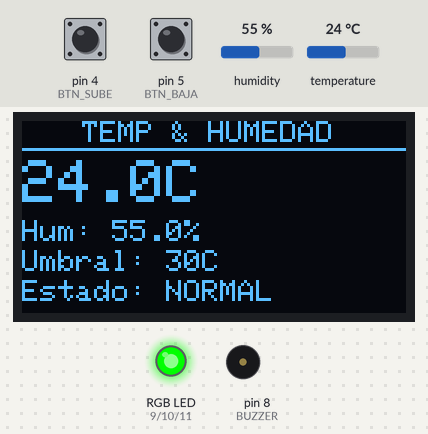
Recording of a sketch running on a simulated Arduino Uno, built with avr-gcc and run on an emulated ATmega328P. Shown: 128×64 one-colour display, an RGB LED mixed from three pins (HIGH = lit), buzzer (waves = sounding). Inputs (shaded band) come from the test bench; at power-on: temperature 24 °C, pin 5 (BTN_BAJA) HIGH, pin 4 (BTN_SUBE) HIGH, humidity 55 %. What the sketch prints to the serial monitor is not drawn.

Above: at 2.2 s.
2.3 s: temperature set to 27.1 °C
At 6.3 s:
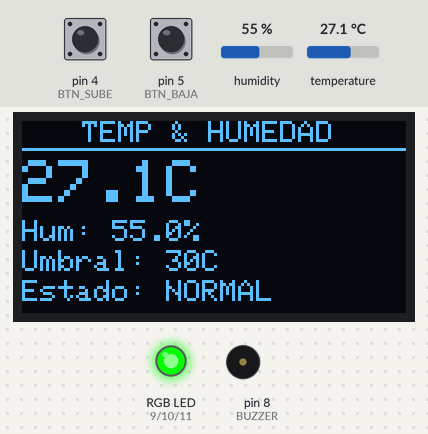
7.5 s: temperature set to 28.5 °C
At 9.0 s:
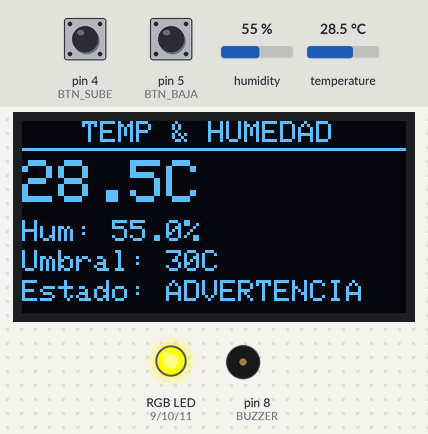
9.6 s: pin 5 (BTN_BAJA) pulled LOW for 1 s
At 11.8 s:
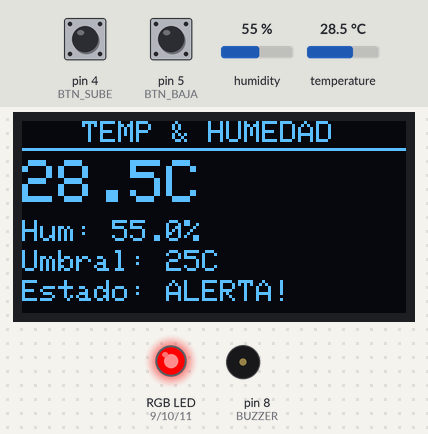
12.1 s: pin 4 (BTN_SUBE) pulled LOW for 3.2 s
At 13.29 s:
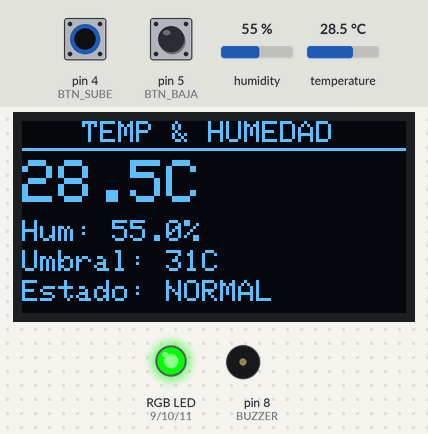
16.8 s: temperature set to 37.3 °C
At 19.1 s:
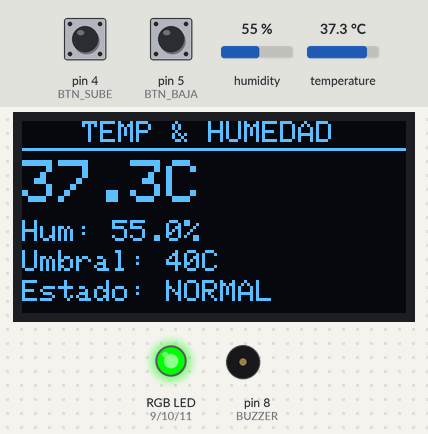
19.6 s: temperature set to 38.7 °C
At 20.5 s:
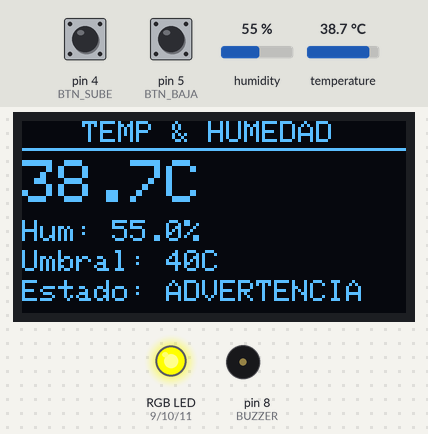
Timing chart, 0 to 22.6 s (numbered marks = the images above; inputs shaded):
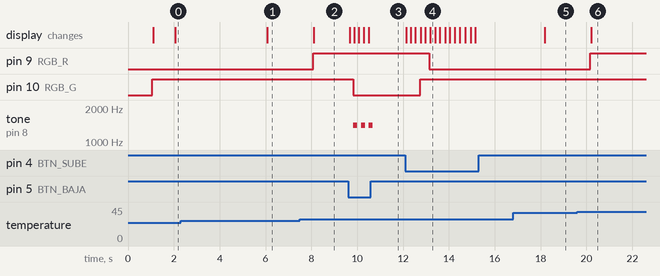

Measured:
- the behaviour switches between 27.9 and 28 °C on temperature (found by bisection; images 1 and 2)
- the behaviour switches between 37.9 and 38 °C on temperature (found by bisection; images 5 and 6)
- after the input at 2.3 s, the display: changes after 3.8 s (image 1)
- after the input at 7.5 s, pin 9 (RGB_R): LOW → HIGH after 0.58 s; the display: changes after 0.61 s (image 2)
- after the input at 9.6 s, pin 10 (RGB_G): HIGH → LOW after 0.24 s; tone on pin 8 (BUZZER): alternates 1400 Hz for 0.17 s and silent for 0.17 s, 6 changes in all, then stays silent, starting after 0.24 s; the display: first changes after 0.07 s (image 3 shows a later state)
- after the input at 12.1 s, pin 9 (RGB_R): HIGH → LOW after 1.0 s; pin 10 (RGB_G): LOW → HIGH after 0.64 s; the display: first changes at once (image 4 shows a later state)
- after the input at 16.8 s, the display: changes after 1.4 s (image 5)
- after the input at 19.6 s, pin 9 (RGB_R): LOW → HIGH after 0.57 s; the display: changes after 0.61 s (image 6)

The sketch:

P1_Temperatura_Humedad_Ambiente.ino
```cpp
// ============================================================
// PROYECTO INTEGRADOR 1 — Sistema de Alerta Temp & Humedad
// LED RGB cátodo común | Wokwi
// ============================================================

#include <Wire.h>
#include <Adafruit_GFX.h>
#include <Adafruit_SSD1306.h>
#include <DHT.h>

// ── OLED
#define SCREEN_WIDTH 128
#define SCREEN_HEIGHT 64
Adafruit_SSD1306 display(SCREEN_WIDTH, SCREEN_HEIGHT, &Wire, -1);

// ── DHT22
#define DHTPIN  2
#define DHTTYPE DHT22
DHT dht(DHTPIN, DHTTYPE);

// ── PINES
#define RGB_R    9
#define RGB_G    10
#define RGB_B    11
#define BUZZER   8
#define BTN_SUBE 4
#define BTN_BAJA 5

// ── ESTADOS
#define NORMAL      0
#define ADVERTENCIA 1
#define ALARMA      2

// ── VARIABLES
float temperatura = 0.0;
float humedad     = 0.0;
int   umbralTemp  = 30;
int   estado      = NORMAL;
int   estadoPrev  = -1;

unsigned long tLectura  = 0;
unsigned long tBuzzer   = 0;
unsigned long tArranque = 0;
unsigned long tDebBtn   = 0;

bool buzzerON    = false;
int  buzzerPaso  = 0;
int  buzzerTotal = 0;
bool buzzerLargo = false;

// ── RGB helper
void setRGB(bool r, bool g, bool b) {
  digitalWrite(RGB_R, r);
  digitalWrite(RGB_G, g);
  digitalWrite(RGB_B, b);
}

// ────────────────────────────────────────────────────────────
void setup() {
  Serial.begin(9600);
  pinMode(RGB_R,    OUTPUT);
  pinMode(RGB_G,    OUTPUT);
  pinMode(RGB_B,    OUTPUT);
  pinMode(BUZZER,   OUTPUT);
  pinMode(BTN_SUBE, INPUT_PULLUP);
  pinMode(BTN_BAJA, INPUT_PULLUP);
  setRGB(0,0,0);
  dht.begin();

  if (!display.begin(SSD1306_SWITCHCAPVCC, 0x3C)) {
    Serial.println("Error OLED"); while(true);
  }
  display.clearDisplay();
  display.setTextColor(SSD1306_WHITE);
  display.setTextSize(1);
  display.setCursor(0,0);
  display.println("Iniciando...");
  display.display();
  tArranque = millis();
  delay(1000);
}

// ────────────────────────────────────────────────────────────
void loop() {
  unsigned long ahora = millis();
  leerBotones(ahora);
  leerSensores(ahora);
  actualizarEstado();
  actualizarLED();
  gestionarBuzzer(ahora);
  actualizarOLED(ahora);
}

// ── BOTONES debounce 200 ms
void leerBotones(unsigned long ahora) {
  if (ahora - tDebBtn < 200) return;
  if (digitalRead(BTN_SUBE) == LOW) { if (umbralTemp < 40) umbralTemp++; tDebBtn = ahora; }
  if (digitalRead(BTN_BAJA) == LOW) { if (umbralTemp > 20) umbralTemp--; tDebBtn = ahora; }
}

// ── LECTURA cada 2 s
void leerSensores(unsigned long ahora) {
  if (ahora - tLectura < 2000) return;
  tLectura = ahora;
  float t = dht.readTemperature();
  float h = dht.readHumidity();
  if (!isnan(t)) temperatura = t;
  if (!isnan(h)) humedad     = h;

  String est = (estado == NORMAL) ? "NORMAL" :
               (estado == ADVERTENCIA) ? "ADVERTENCIA" : "ALERTA";
  Serial.print("[t="); Serial.print(ahora);
  Serial.print("ms] Temp: "); Serial.print(temperatura,1);
  Serial.print("C | Hum: "); Serial.print(humedad,1);
  Serial.print("% | Estado: "); Serial.println(est);
}

// ── MÁQUINA DE ESTADOS
void actualizarEstado() {
  int nuevo;
  if      (temperatura >= umbralTemp)     nuevo = ALARMA;
  else if (temperatura >= umbralTemp - 2) nuevo = ADVERTENCIA;
  else                                    nuevo = NORMAL;

  if (nuevo != estadoPrev) {
    if (nuevo == ALARMA)                          iniciarBuzzer(3, false);
    else if (nuevo == NORMAL && estadoPrev == ALARMA) iniciarBuzzer(1, true);
    estadoPrev = nuevo;
  }
  estado = nuevo;
}

// ── LED RGB
void actualizarLED() {
  switch(estado) {
    case NORMAL:      setRGB(0,1,0); break;  // verde
    case ADVERTENCIA: setRGB(1,1,0); break;  // amarillo
    case ALARMA:      setRGB(1,0,0); break;  // rojo
  }
}

// ── BUZZER no bloqueante
void iniciarBuzzer(int pulsos, bool largo) {
  buzzerTotal = pulsos * 2;
  buzzerPaso  = 0;
  buzzerLargo = largo;
  buzzerON    = true;
  tBuzzer     = millis() - 9999;
}

void gestionarBuzzer(unsigned long ahora) {
  if (!buzzerON) return;
  unsigned long durON  = buzzerLargo ? 600 : 150;
  unsigned long durOFF = buzzerLargo ? 200 : 150;
  unsigned long dur    = (buzzerPaso % 2 == 0) ? durON : durOFF;
  if (ahora - tBuzzer >= dur) {
    tBuzzer = ahora;
    if (buzzerPaso % 2 == 0) tone(BUZZER, buzzerLargo ? 880 : 1400);
    else                      noTone(BUZZER);
    buzzerPaso++;
    if (buzzerPaso >= buzzerTotal) { noTone(BUZZER); buzzerON = false; }
  }
}

// ── OLED
void actualizarOLED(unsigned long ahora) {
  display.clearDisplay();
  display.setTextColor(SSD1306_WHITE);

  display.setTextSize(1);
  display.setCursor(20, 0);
  display.println("TEMP & HUMEDAD");
  display.drawLine(0, 9, 127, 9, SSD1306_WHITE);

  display.setTextSize(2);
  display.setCursor(0, 13);
  display.print(temperatura, 1);
  display.println("C");

  display.setTextSize(1);
  display.setCursor(0, 33);
  display.print("Hum: "); display.print(humedad,1); display.println("%");

  display.setCursor(0, 43);
  display.print("Umbral: "); display.print(umbralTemp); display.println("C");

  display.setCursor(0, 53);
  display.print("Estado: ");
  switch(estado) {
    case NORMAL:      display.print("NORMAL");      break;
    case ADVERTENCIA: display.print("ADVERTENCIA"); break;
    case ALARMA:      display.print("ALERTA!");     break;
  }
  display.display();
}
```
